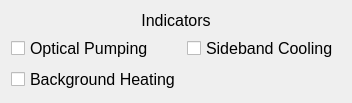
<?xml version="1.0" encoding="UTF-8"?>
<ui version="4.0">
 <class>Form</class>
 <widget class="QWidget" name="Form">
  <property name="geometry">
   <rect>
    <x>0</x>
    <y>0</y>
    <width>352</width>
    <height>78</height>
   </rect>
  </property>
  <property name="windowTitle">
   <string>Form</string>
  </property>
  <layout class="QGridLayout" name="gridLayout">
   <item row="0" column="0" colspan="2">
    <widget class="QLabel" name="label">
     <property name="font">
      <font>
       <pointsize>12</pointsize>
      </font>
     </property>
     <property name="text">
      <string>Indicators</string>
     </property>
     <property name="alignment">
      <set>Qt::AlignCenter</set>
     </property>
    </widget>
   </item>
   <item row="2" column="0">
    <widget class="QCheckBox" name="background_heating">
     <property name="font">
      <font>
       <pointsize>12</pointsize>
      </font>
     </property>
     <property name="text">
      <string>Background Heating</string>
     </property>
     <property name="checkable">
      <bool>true</bool>
     </property>
    </widget>
   </item>
   <item row="1" column="0">
    <widget class="QCheckBox" name="optical_pumping">
     <property name="font">
      <font>
       <pointsize>12</pointsize>
      </font>
     </property>
     <property name="text">
      <string>Optical Pumping</string>
     </property>
     <property name="checkable">
      <bool>true</bool>
     </property>
    </widget>
   </item>
   <item row="1" column="1">
    <widget class="QCheckBox" name="sideband_cooling">
     <property name="font">
      <font>
       <pointsize>12</pointsize>
      </font>
     </property>
     <property name="text">
      <string>Sideband Cooling</string>
     </property>
     <property name="checkable">
      <bool>true</bool>
     </property>
    </widget>
   </item>
  </layout>
 </widget>
 <resources/>
 <connections/>
</ui>
